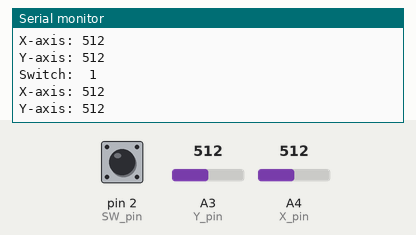
Recording of a sketch running on a simulated Arduino Uno, built with avr-gcc and run on an emulated ATmega328P. On the bench: the last lines printed to the serial monitor. Inputs (shaded band) come from the test bench; at power-on: A3 (Y_pin) = 512, A4 (X_pin) = 512, pin 2 (SW_pin) HIGH.

Above: at 1.3 s.
1.4 s: A3 (Y_pin) set to 716
At 1.81 s:
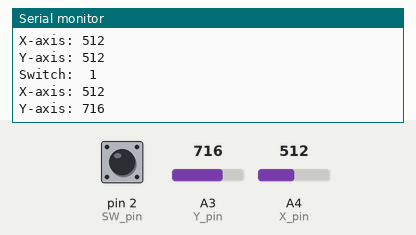
2.9 s: A4 (X_pin) set to 716
At 3.32 s:
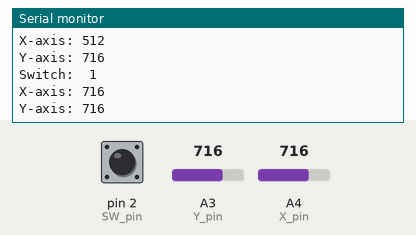
4.4 s: pin 2 (SW_pin) pulled LOW for 0.6 s
6.5 s: A3 (Y_pin) set to 900
At 6.82 s:
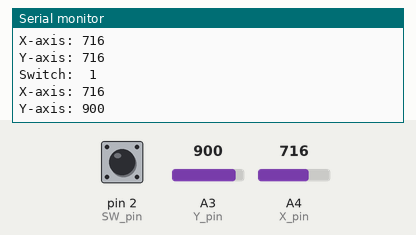
8.0 s: A4 (X_pin) set to 900
At 8.33 s:
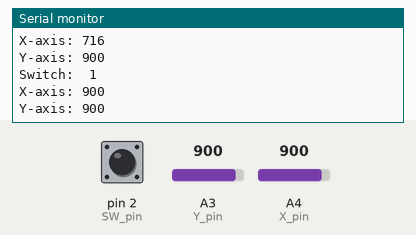
Timing chart, 0 to 10.5 s (numbered marks = the images above; inputs shaded):
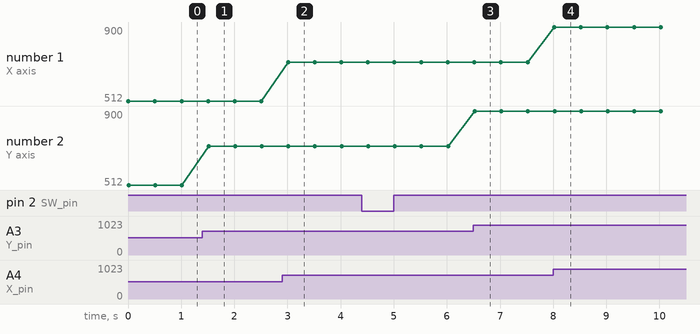

Measured:
- after the input at 1.4 s, the serial monitor: prints a new line after 0.11 s (image 1)
- after the input at 2.9 s, the serial monitor: prints a new line after 0.11 s (image 2)
- after the input at 6.5 s, the serial monitor: prints a new line at once (image 3)
- after the input at 8.0 s, the serial monitor: prints a new line at once (image 4)
- plotted number 2: 512 → 716 after the input at 1.4 s, 716 → 900 after the input at 6.5 s

The sketch:

joystick.ino
```cpp
// Arduino pin numbers
const int SW_pin = 2; // digital pin connected to switch output
const int X_pin = 4; // analog pin connected to X output
const int Y_pin = 3; // analog pin connected to Y output

void setup() {
  pinMode(SW_pin, INPUT);
  digitalWrite(SW_pin, HIGH);
  Serial.begin(19200);
}

void loop() {
  Serial.print("Switch:  ");
  Serial.print(digitalRead(SW_pin));
  Serial.print("\n");
  Serial.print("X-axis: ");
  Serial.print(analogRead(X_pin));
  Serial.print("\n");
  Serial.print("Y-axis: ");
  Serial.println(analogRead(Y_pin));
  Serial.print("\n\n");
  delay(500);
}
```
